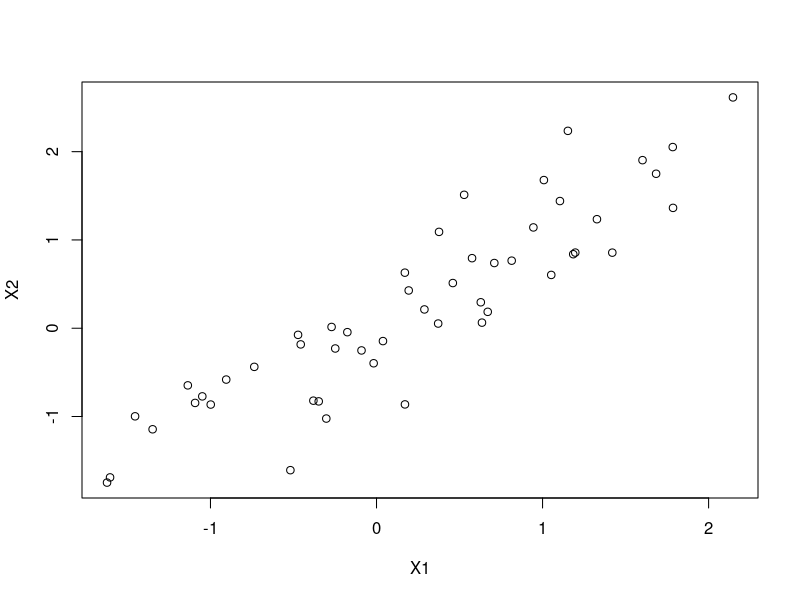
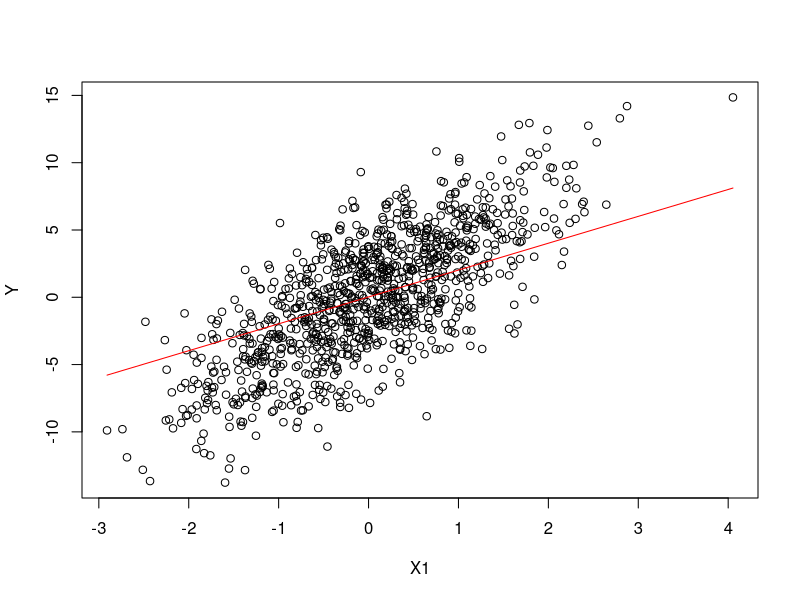
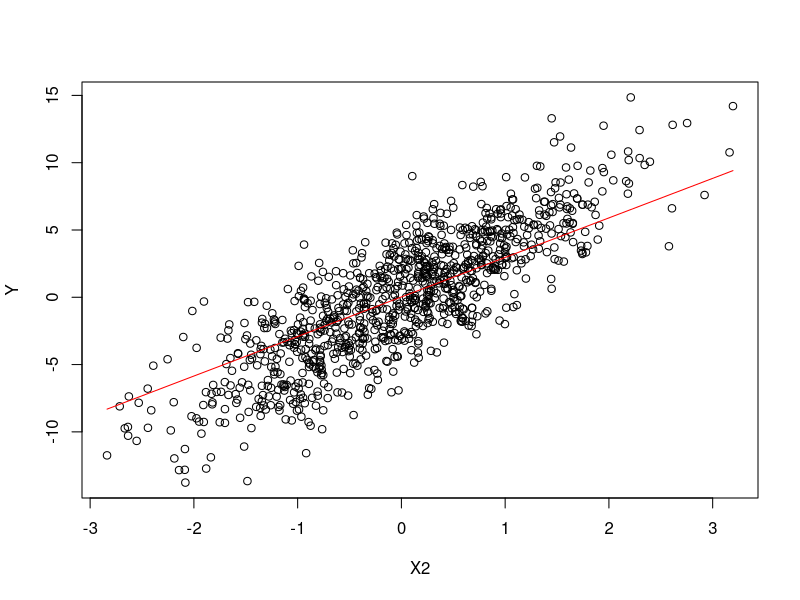
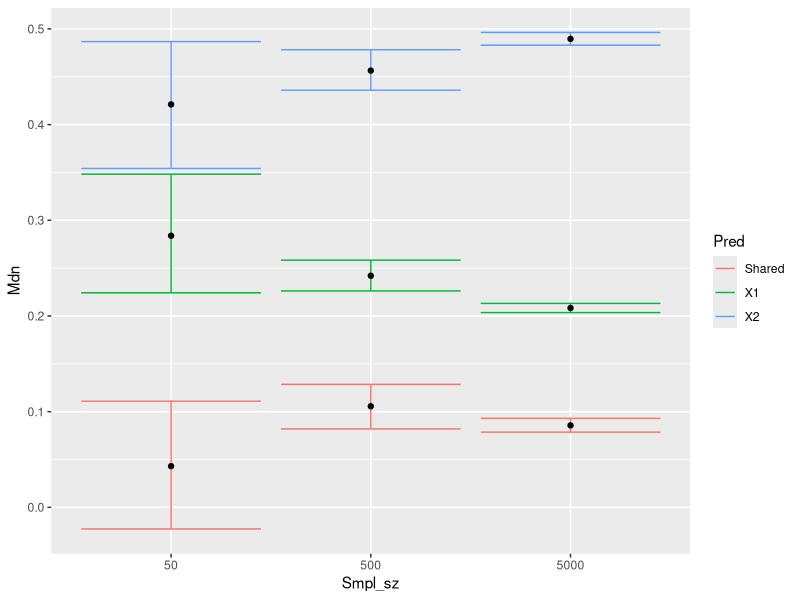
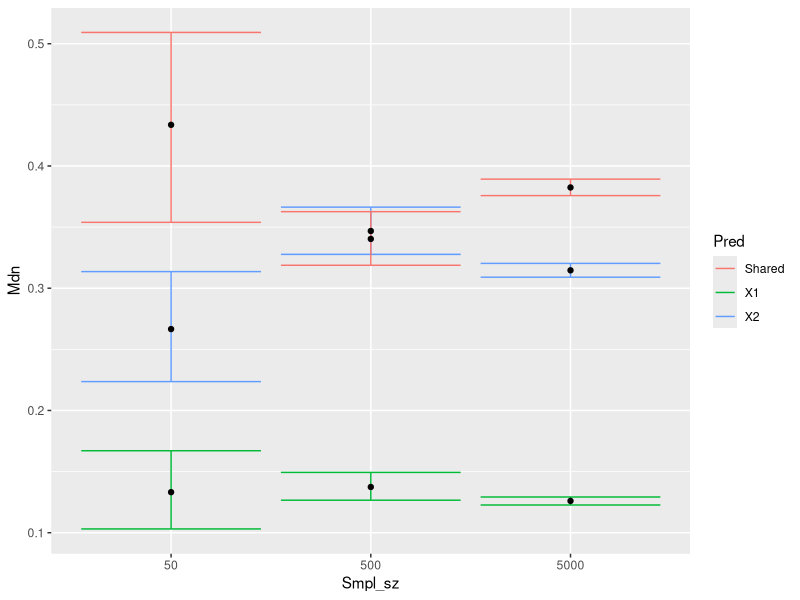

R code for these plots, in order: (Note: a time limit stopped this script after it produced the figures.)
#Bootstrapping variance partitioning

library(MASS)
library(ggplot2)
library(ggpubr)

#the idea is to use bootstrap to compute a measure of uncertainty around estimated variance
#explained by predictors, which is usually derived through 'variance partitioning' (see Venn diagrams)

#any quantity computed from the data (i.e., the sample) estimates a true, fixed, unknown parameter (estimand) #through estimators (at least, this is the case in the frequentist world)
#however, being a function of the data, estimators' value changes across samples (estimators are random variables)
#therefore, it is usually the case that estimators are combined with measures of uncertainty (e.g. variance)
#which tells us how precisely the estimator estimates parameter(s)

#estimators with high variance will largely change from one sample to an another, which means they 
#have low precision (e.g., reflected by wide confidence intervals)

#here, my claim is that numbers reported in Venn diagrams to represent variance explained by individual predictors or groups of predictors are just an estimate of an unknown quantity, and, as such, 
#should be combined with a measure of variance which tells us how precisely we can estimate the 
#true proportion of explained variance

#using bootstrap I can get a (non-parametric) image of the sampling distribution of the estimator for the variance explained by individual or groups of predictors. From the estimated sampling distribution, I can get a measure of sampling variance (variance of the estimator)

#here, I simulate 9 scenarios of correlation between 2 predictors X sample size, and estimate through
#bootstrap the uncertainty associated with the (partitioned) variance explained by each predictor

#the correlation X sample size settings of the 9 scenarios are the following: 

#correlation among predictors (phi): .1, .5, .9
#sample size (n): 50, 500, 5000


#------------------Simulate response variable and predictors

#set seed for reproducibility
set.seed(647)

#Simulate response variable from fixed parameters
#given phi and n

#predictors are simulated from a multivariate standard normal
#using centered and standardized random variables makes easy to set the population correlation between predictors
#although the sample correlation changes a lot across samples for low n
example_cor_cov <- mvrnorm(50, mu = c(0, 0), Sigma = matrix(c(1, .9, .9, 1),
                                                            nrow = 2, byrow = T))

cor(example_cor_cov)

plot(example_cor_cov[, 1], example_cor_cov[, 2], xlab = "X1", ylab = "X2")

#the function below simulates response variables given fixed parameters and n
SimulResp <- function(phi, n, params, sigma) {
  require(MASS)
  #simulate correlated covariates - let's assume they are Z-normal so that var is 1 (and mean 0)
  #basically correlation is the mean of the product of the 2
  Xs <- mvrnorm(n, mu = c(0, 0), Sigma = matrix(c(1, phi, phi, 1), nrow = 2))
  #center and scale predicors, and set alpha to 0 - mean response is close to 0
  Xs <- scale(Xs)
  Y <- as.numeric(Xs %*% c(params[c("beta1", "beta2")]) + rnorm(n, mean = 0, sd = sigma))
  dtf <- data.frame(Y = Y, X1 = Xs[, 1], X2 = Xs[, 2])
  return(dtf)
}

#check
cor(SimulResp(phi = .5, n = 1000, params = c("beta1" = 2, "beta2" = 3), sigma = 2))
summary(SimulResp(phi = .5, n = 1000, params = c("beta1" = 2, "beta2" = 3), sigma = 2))

#create an example dataset - phi set to .5
A_dtf <- SimulResp(phi = .5, n = 1000, params = c("beta1" = 2, "beta2" = 3), sigma = 2)

Mod_dtf <- glm(as.formula(A_dtf), data = A_dtf, family = "gaussian")

#see estimated partial effects
Mod_coef <- coef(Mod_dtf)

Mod_modmat <- model.matrix(Mod_dtf)

P_eff_x1 <- as.numeric(cbind(Mod_modmat[, c(1, 2)], mean(Mod_modmat[, 3])) %*% Mod_coef)
P_eff_x2 <- as.numeric(cbind(Mod_modmat[, 1], mean(Mod_modmat[, 2]), Mod_modmat[, 3]) %*% Mod_coef)

A_dtf$Fit_x1 <- P_eff_x1
A_dtf$Fit_x2 <- P_eff_x2

plot(Y ~ X1, data = A_dtf)
lines(Fit_x1 ~ X1, data = A_dtf, col = "red")

plot(Y ~ X2, data = A_dtf)
lines(Fit_x2 ~ X2, data = A_dtf, col = "red")

#------------------Vojta's functions to compute rsq (R-squared) and partitioned variance

# explained deviance of a model
rsq <- function(model) 1-model$deviance/model$null.deviance

#https://stackoverflow.com/questions/7666807/anova-test-fails-on-lme-fits-created-with-pasted-formula
dev.expl2 <- function(model, group, dtf) {
  force(dtf)
  alt_mod <- do.call(update, args = list(object = model,
                                         formula. = paste("~.-", paste(group, collapse = "-"))))
  res <- rsq(model) - rsq(alt_mod)
  return(res)
}


#v.2 with a 'safer' handling of update?
dev.expl2(model = Mod_dtf, group = "X2", dtf = A_dtf)

dev.expl2(model = glm(formula(Mod_dtf), data = A_dtf, family = "gaussian"), 
         group = c("X2"), dtf = A_dtf)

#note that the following doesn't work
dev.expl2(model = glm(as.formula(A_dtf), data = A_dtf, family = "gaussian"), 
          group = c("X2"), dtf = A_dtf) #0

#------------------------Fit model and extract variance explained

#the function below fits the model and extract variance partitions
GetExplDev <- function(dtf) {
  #force(dtf)
  mod_obj <- glm(Y ~ X1 + X2, family = gaussian(link = "identity"), data = dtf)
  #this below works
  #return(rsq(mod_obj) - rsq(update(mod_obj, . ~ . - X1)))
  dev_expl_X1 <- dev.expl2(model = mod_obj, group = "X1", dtf = dtf)
  dev_expl_X2 <- dev.expl2(model = mod_obj, group = "X2", dtf = dtf)
  dev_shared <- (rsq(model = mod_obj) - dev_expl_X1 - dev_expl_X2)
  res <- c("DevExpl_X1" = dev_expl_X1,
           "DevExpl_X2" = dev_expl_X2,
           "DevShared" = dev_shared)
  return(res)
  }


#check that it works as expected
GetExplDev(dtf = A_dtf)

#check that the partitions sum up to 'total' R-sq
sum(GetExplDev(dtf = A_dtf))

#yep
rsq(model = Mod_dtf) #fine

#debugonce(GetExplDev)
#(function(dtf) force(dtf))(dtf = 1)


#-----------------------------Run computations

#run simulations for the different combinations of correlation X sample size
#note that seeds are set before each simulation chunk to make them 'independent':
#1) we don't rely on a single seed number;
#2) we prevents small changes in a chunk potentially having an impcat on next chunk

#low correlation

N <- c(50, 500, 5000)

set.seed(5869)

Low_dfs <- lapply(N, SimulResp, phi = .1, params = c("beta1" = 2, "beta2" = 3), sigma = 2)

names(Low_dfs) <- paste0("N_", as.character(N))

lapply(Low_dfs, cor)

Low_cor <- do.call(rbind, lapply(Low_dfs, function(dtf) {
  #dtf <- SimulResp(phi = .1, n = n, params = c("beta1" = 2, "beta2" = 3), sigma = 2)
  res <- as.data.frame(do.call(rbind, replicate(3000, expr = {
    dtf_boot <- dtf[sample(nrow(dtf), replace = T), ]
    var_expl <- GetExplDev(dtf = dtf_boot)
    return(var_expl)
  }, simplify = F)))
  res$Smpl_sz <- as.character(nrow(dtf))
  return(res)
  }))

Low_cor_res <- do.call(rbind, lapply(N, function(n) {
  n <- as.character(n)
  sub_dtf <- as.matrix(Low_cor[Low_cor$Smpl_sz == n, c(1, 2, 3)])
  expl_var_med <- apply(sub_dtf, 2, median)
  expl_var_lqrt <- apply(sub_dtf, 2, quantile, probs = 0.25)
  expl_var_uqrt <- apply(sub_dtf, 2, quantile, probs = 0.75)
  res <- data.frame(Mdn = expl_var_med, 
                    Lq = expl_var_lqrt, Uq = expl_var_uqrt, Pred = c("X1", "X2", "Shared"), Smpl_sz = n)
  }))


Low_cor_res$Smpl_sz <- factor(Low_cor_res$Smpl_sz, levels = as.character(N))

ggplot(Low_cor_res, aes(x = Smpl_sz, y = Mdn)) +
  geom_errorbar(aes(ymin = Lq, ymax = Uq, col = Pred)) +
  geom_point(col = "black")



#med correlation

set.seed(5690)

Med_dfs <- lapply(N, SimulResp, phi = .5, params = c("beta1" = 2, "beta2" = 3), sigma = 2)

names(Med_dfs) <- paste0("N_", as.character(N))

lapply(Med_dfs, cor)

Med_cor <- do.call(rbind, lapply(Med_dfs, function(dtf) {
  #dtf <- SimulResp(phi = .5, n = n, params = c("beta1" = 2, "beta2" = 3), sigma = 2)
  res <- as.data.frame(do.call(rbind, replicate(3000, expr = {
    dtf_boot <- dtf[sample(nrow(dtf), replace = T), ]
    var_expl <- GetExplDev(dtf = dtf_boot)
    return(var_expl)
  }, simplify = F)))
  res$Smpl_sz <- as.character(nrow(dtf))
  return(res)
}))


Med_cor_res <- do.call(rbind, lapply(N, function(n) {
  n <- as.character(n)
  sub_dtf <- as.matrix(Med_cor[Med_cor$Smpl_sz == n, c(1, 2, 3)])
  expl_var_med <- apply(sub_dtf, 2, median)
  expl_var_lqrt <- apply(sub_dtf, 2, quantile, probs = 0.25)
  expl_var_uqrt <- apply(sub_dtf, 2, quantile, probs = 0.75)
  res <- data.frame(Mdn = expl_var_med, 
                    Lq = expl_var_lqrt, Uq = expl_var_uqrt, Pred = c("X1", "X2", "Shared"), Smpl_sz = n)
}))


Med_cor_res$Smpl_sz <- factor(Med_cor_res$Smpl_sz, levels = as.character(N))

ggplot(Med_cor_res, aes(x = Smpl_sz, y = Mdn)) +
  geom_errorbar(aes(ymin = Lq, ymax = Uq, col = Pred)) +
  geom_point(col = "black")



#high correlation

set.seed(5345)

Hgh_dfs <- lapply(N, SimulResp, phi = .9, params = c("beta1" = 2, "beta2" = 3), sigma = 2)

names(Hgh_dfs) <- paste0("N_", as.character(N))

lapply(Hgh_dfs, cor)

Hgh_cor <- do.call(rbind, lapply(Hgh_dfs, function(dtf) {
  #dtf <- SimulResp(phi = .9, n = n, params = c("beta1" = 2, "beta2" = 3), sigma = 2)
  res <- as.data.frame(do.call(rbind, replicate(3000, expr = {
    dtf_boot <- dtf[sample(nrow(dtf), replace = T), ]
    var_expl <- GetExplDev(dtf = dtf_boot)
    return(var_expl)
  }, simplify = F)))
  res$Smpl_sz <- as.character(nrow(dtf))
  return(res)
}))


Hgh_cor_res <- do.call(rbind, lapply(N, function(n) {
  n <- as.character(n)
  sub_dtf <- as.matrix(Hgh_cor[Hgh_cor$Smpl_sz == n, c(1, 2, 3)])
  expl_var_med <- apply(sub_dtf, 2, median)
  expl_var_lqrt <- apply(sub_dtf, 2, quantile, probs = 0.25)
  expl_var_uqrt <- apply(sub_dtf, 2, quantile, probs = 0.75)
  res <- data.frame(Mdn = expl_var_med, 
                    Lq = expl_var_lqrt, Uq = expl_var_uqrt, Pred = c("X1", "X2", "Shared"), Smpl_sz = n)
}))


Hgh_cor_res$Smpl_sz <- factor(Hgh_cor_res$Smpl_sz, levels = as.character(N))

ggplot(Hgh_cor_res, aes(x = Smpl_sz, y = Mdn)) +
  geom_errorbar(aes(ymin = Lq, ymax = Uq, col = Pred)) +
  geom_point(col = "black")

#unique plot

Boot_var_plot <- rbind(data.frame(Low_cor_res, Cor_lev = "low"),
                       data.frame(Med_cor_res, Cor_lev = "medium"),
                       data.frame(Hgh_cor_res, Cor_lev = "high"))

Boot_var_plot$Cor_lev <- factor(Boot_var_plot$Cor_lev, levels = c("low", "medium", "high"))

Boot_var_plot$Smpl_sz <- factor(Boot_var_plot$Smpl_sz, levels = c("50", "500", "5000"))

Boot_var_result <- ggplot(Boot_var_plot, aes(x = Smpl_sz, y = Mdn)) +
  geom_errorbar(aes(ymin = Lq, ymax = Uq, col = Pred), width = 0.2) +
  geom_point(aes(col = Pred)) +
  scale_color_manual(values = c("X1" = "blue", "X2" = "red", "Shared" = "lightgrey"), name = "Predictor") +
  facet_wrap(~ Cor_lev) +
  ylab("Median (1st, 3rd quartile) explained variance") + xlab("Sample size") +
  theme_pubclean() +
  theme(axis.text = element_text(size = 12), legend.text = element_text(size = 14),
        axis.title = element_text(size = 14), legend.title = element_text(size = 14),
        strip.text = element_text(size = 12), strip.background = element_blank(),
        legend.position = "right")

ggsave(plot = Boot_var_result, device = "jpeg", filename = "BootVar_prel_res.jpeg",
       width = 22, height = 18, units = "cm", dpi = 220, bg = "white")
